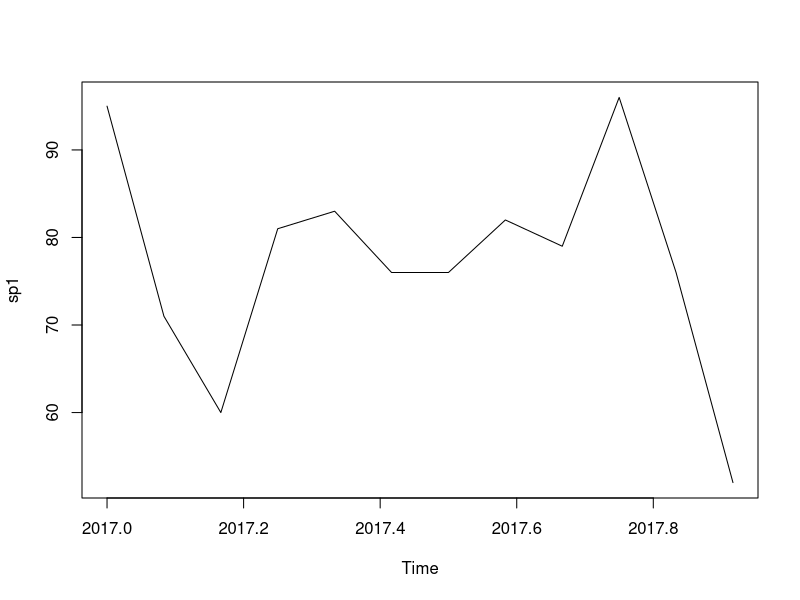

R code for this plot:
# Convert data into TS

#TS  is the sequence 
stockprice = round(runif(12, min=50, max=100),0)

stockprice

sp1 = ts(stockprice, start=c(2017,1), frequency=12)
sp1
plot(sp1)
